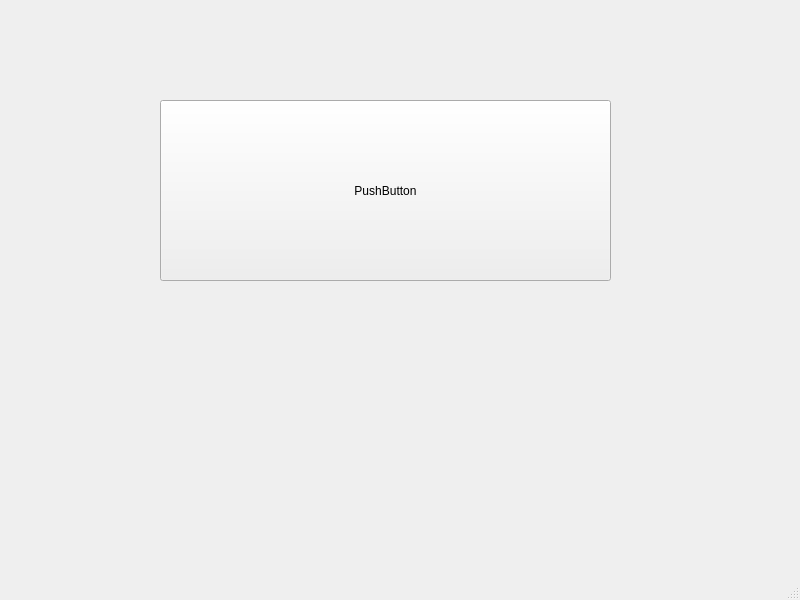
<?xml version="1.0" encoding="UTF-8"?>
<ui version="4.0">
 <class>MainWindow</class>
 <widget class="QMainWindow" name="MainWindow">
  <property name="geometry">
   <rect>
    <x>0</x>
    <y>0</y>
    <width>800</width>
    <height>600</height>
   </rect>
  </property>
  <property name="windowTitle">
   <string>MainWindow</string>
  </property>
  <widget class="QWidget" name="centralwidget">
   <widget class="QPushButton" name="pushButton">
    <property name="geometry">
     <rect>
      <x>160</x>
      <y>100</y>
      <width>451</width>
      <height>181</height>
     </rect>
    </property>
    <property name="text">
     <string>PushButton</string>
    </property>
   </widget>
  </widget>
  <widget class="QMenuBar" name="menubar">
   <property name="geometry">
    <rect>
     <x>0</x>
     <y>0</y>
     <width>800</width>
     <height>26</height>
    </rect>
   </property>
  </widget>
  <widget class="QStatusBar" name="statusbar"/>
 </widget>
 <resources/>
 <connections/>
</ui>
